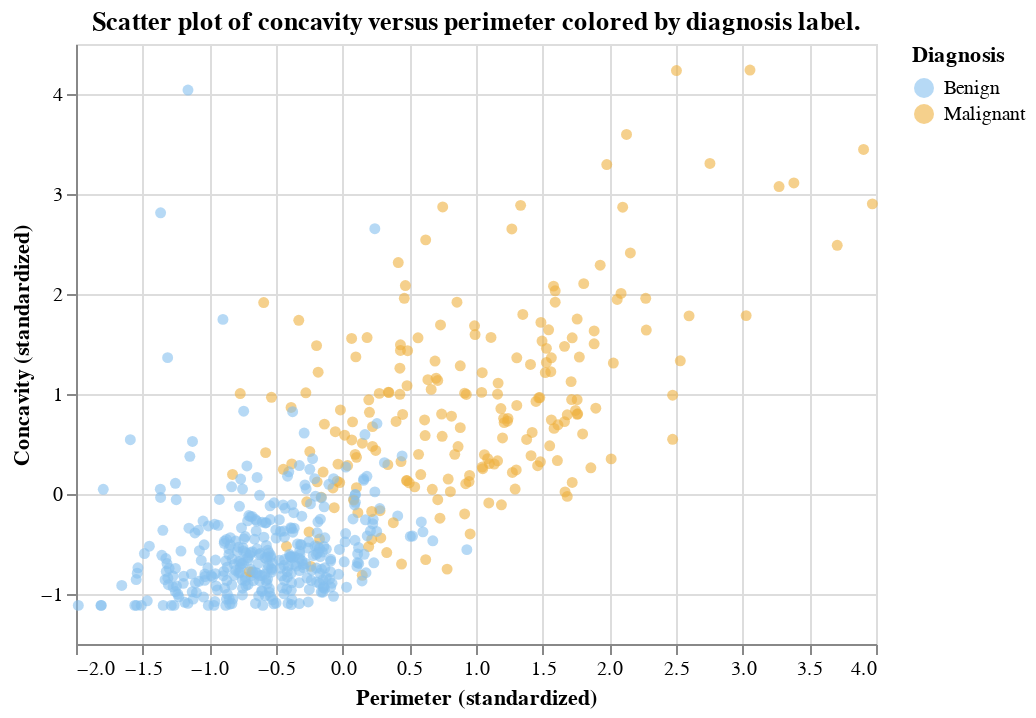

This figure's notebook cell:
### Markdown cell above
Next, let's draw a scatter plot \index{visualization!scatter} to visualize the relationship between the
perimeter and concavity variables. Rather than use `altair's` default palette,
we select our own colorblind-friendly colors&mdash;`"#efb13f"` 
for light orange and `"#86bfef"` for light blue&mdash;and
 pass them as the `scale` argument in the `color` argument. 
We also make the category labels ("B" and "M") more readable by 
changing them to "Benign" and "Malignant".

### Code cell
colors = ["#86bfef", "#efb13f"]
cancer['Class'] = cancer['Class'].apply(lambda x: 'Malignant' if (x == 'M') else 'Benign')
perim_concav = (
    alt.Chart(
        cancer,
        title="Scatter plot of concavity versus perimeter colored by diagnosis label.",
    )
    .mark_point(opacity=0.6, filled=True, size=40)
    .encode(
        x=alt.X("Perimeter", title="Perimeter (standardized)"),
        y=alt.Y("Concavity", title="Concavity (standardized)"),
        color=alt.Color("Class", scale=alt.Scale(range=colors), title="Diagnosis"),
    )
)
perim_concav

### Figure 1 — Vega-Lite specification as saved in the notebook (floating-point values rounded to 4 significant figures; data arrays with more than 128 entries replaced by an {"elided": "..."} marker saying what was removed)
{"config": {"view": {"continuousWidth": 400, "continuousHeight": 300}}, "data": {"name": "data-ffc85fbe87aa4fd27a50ff6b60d9c83b"}, "mark": {"type": "point", "filled": true, "opacity": 0.6}, "encoding": {"color": {"field": "Class", "scale": {"range": ["#86bfef", "#efb13f"]}, "title": "Diagnosis", "type": "nominal"}, "x": {"field": "Perimeter", "title": "Perimeter (standardized)", "type": "quantitative"}, "y": {"field": "Concavity", "title": "Concavity (standardized)", "type": "quantitative"}}, "title": "Scatter plot of concavity versus perimeter colored by diagnosis label.", "$schema": "https://vega.github.io/schema/vega-lite/v4.17.0.json", "datasets": {"data-ffc85fbe87aa4fd27a50ff6b60d9c83b": {"elided": "569 records"}}}
